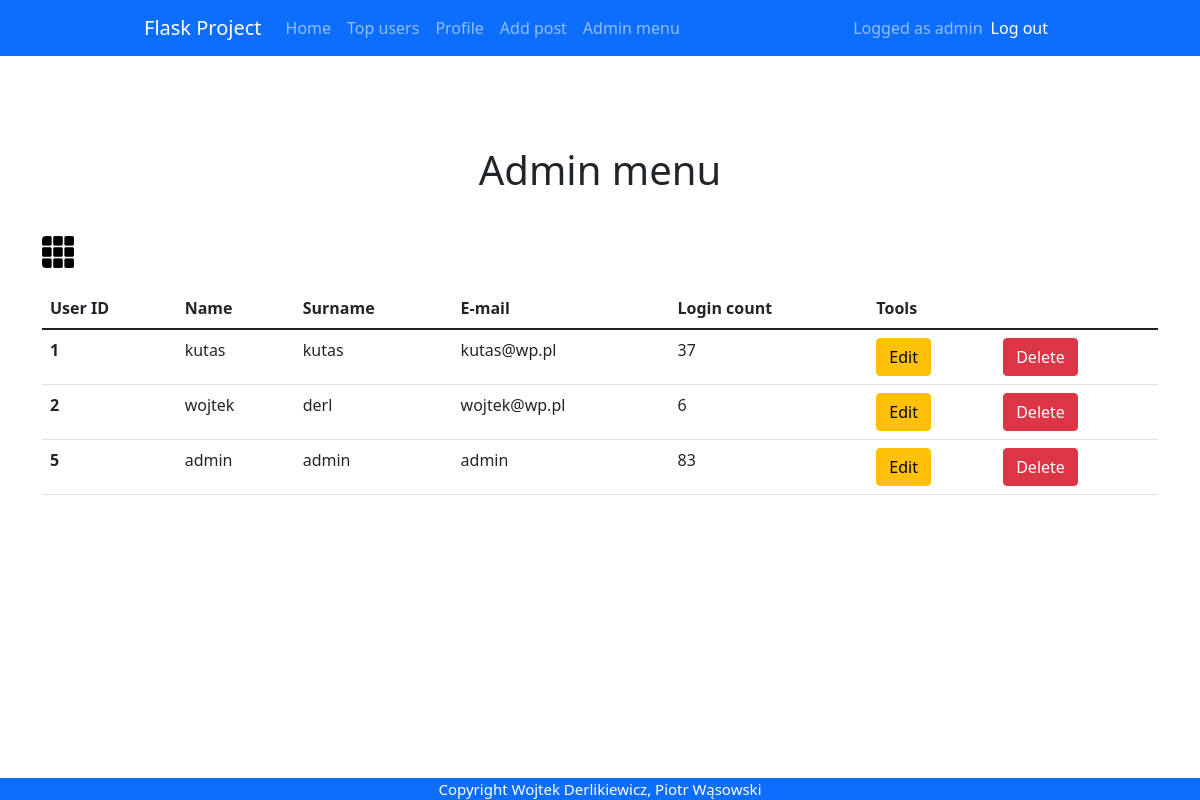
/admin (signed in), run on an earlier commit of the app's database.
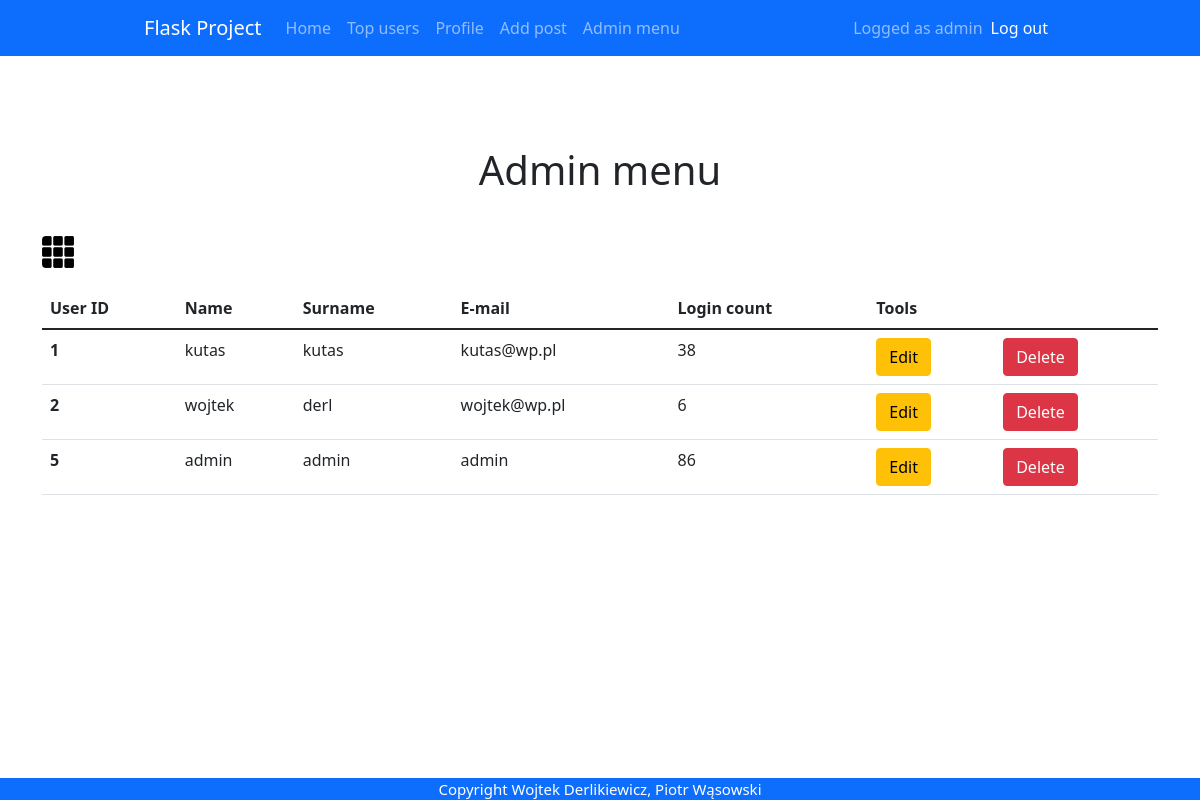
And on a later commit of the database.
### app.py (models this page shows)
class User(db.Model, UserMixin):
    id = db.Column(db.Integer, primary_key = True)
    email = db.Column(db.String(30), nullable=False, unique=True)
    name = db.Column(db.String(20), nullable=False)
    last_name = db.Column(db.String(20), nullable=False)
    password = db.Column(db.String(80), nullable=False)
    login_count = db.Column(db.Integer, nullable=False, default=0)
    isAdmin = db.Column(db.Boolean(), nullable=False, default=False)

### app.py (the view)
@app.route('/admin', methods=['GET', 'POST'])
@login_required
def admin():
    view = 'table'
    if(current_user.isAdmin == True):
        all_users = User.query.all()
        if request.method == 'POST':
            if request.form['view'] == 'table':
                view = 'table'
            elif request.form['view'] == 'grid':
                view = 'grid'
        return render_template('admin.html', users = all_users, view = view)
    else:
        return redirect(url_for('home'))

### app.py (called while the page is built)
@login_manager.user_loader
def load_user(user_id):
    return User.query.get(int(user_id))

### templates/admin.html (shortened to what this page needs)
{% extends "base.html" %} {% block title %}Admin{% endblock %} {% block content
%}
<h1>Admin menu</h1>
<br>
{% if view == 'table' %}
<form class="form-switch" method="POST">
    <input class="switch2" type="submit" src="/static/images/grid.png" value="grid" name="view">
</form>
{% endif %}
{% if view == 'table' %}
<table class="table">
  <thead>
    <tr>
      <th scope="col">User ID</th>
      <th scope="col">Name</th>
      <th scope="col">Surname</th>
      <th scope="col">E-mail</th>
      <th scope="col">Login count</th>
      <th scope="col">Tools</th>
    </tr>
  </thead>
  <tbody>
    {% for user in users %}
    <tr>
      <th scope="row">{{ user.id }}</td>
      <td>{{ user.name }}</td>
      <td>{{ user.last_name }}</td>
      <td>{{ user.email }}</td>
      <td>{{ user.login_count }}</td>
      <td><a href="/update/{{user.id}}" type="button" class="btn btn-warning">Edit</a></td>
      <td><a href="/delete/{{user.id}}" type="button" class="btn btn-danger">Delete</a></td>
    </tr>
    {% endfor %}
  </tbody>
</table>
{% endif %}
</div>
{% endblock %}

### templates/base.html (shortened to what this page needs)
<!DOCTYPE html>
<html lang="pl">
  <head>
    {% block styles %}
    <link
      rel="stylesheet"
      href="{{url_for('.static', filename='styles/base.css')}}"
    />
    <link
      href="https://cdn.jsdelivr.net/npm/bootstrap@5.1.3/dist/css/bootstrap.min.css"
      rel="stylesheet"
    />
    {% endblock %}
  </head>
  <body>
    <nav class="navbar navbar-expand-lg navbar-dark bg-primary">
      <div class="container-fluid">
        <a class="navbar-brand" href="{{url_for('home')}}">Flask Project</a>
        <div class="collapse navbar-collapse" id="navbarText">
          <ul class="navbar-nav me-auto mb-2 mb-lg-0">
            <li class="nav-item">
              <a class="nav-link"
                aria-current="page"
                href="{{url_for('home')}}"
                >Home</a>
            </li>
            <li class="nav-item">
              <a class="nav-link" href="{{url_for('topUsers')}}">Top users</a>
            </li>
            {% if current_user.is_authenticated %}
            <li class="nav-item">
              <a class="nav-link" href="{{url_for('profile')}}">Profile</a>
            </li>
            <li class="nav-item">
              <a class="nav-link" href="{{url_for('add_post')}}">Add post</a>
            </li>
            {% if current_user.isAdmin == True %}
            <li class="nav-item">
              <a class="nav-link" href="{{url_for('admin')}}">Admin menu</a>
            </li>
            {% endif %}
            {% endif %}
          </ul>
          {% if current_user.is_authenticated %}
          <span class="navbar-text">
            Logged as {{current_user.name }}
            </span>
            <span class="navbar-item">
              <ul class="navbar-nav me-auto mb-2 mb-lg-0">
                <li class="nav-item">
                  <a
                    class="nav-link active"
                    aria-current="page"
                    href="{{url_for('logout')}}"
                    >Log out</a
                  >
                </li>
              </ul>
            </span>
            {% endif %}
        </div>
      </div>
    </nav>
    <div class="container">{% block content %} {% endblock %}</div>
    <footer>Copyright Wojtek Derlikiewicz, Piotr Wąsowski</footer>
  </body>
</html>

What changed in the data, as far as the page shows it:
changed User "admin": login_count "83" → "86"
changed User "kutas": login_count "37" → "38"
